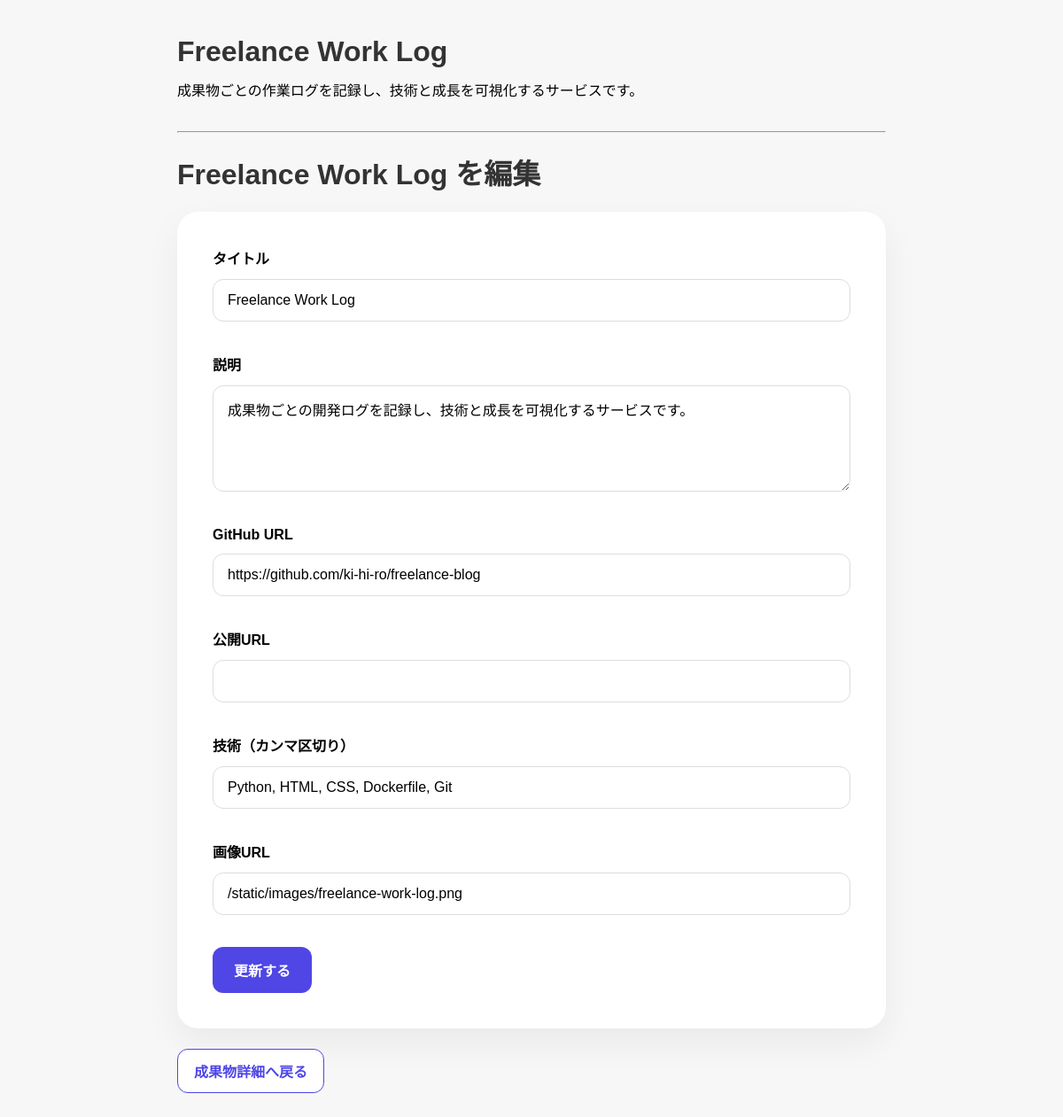
Page /works-page/1/edit on the earlier database version.
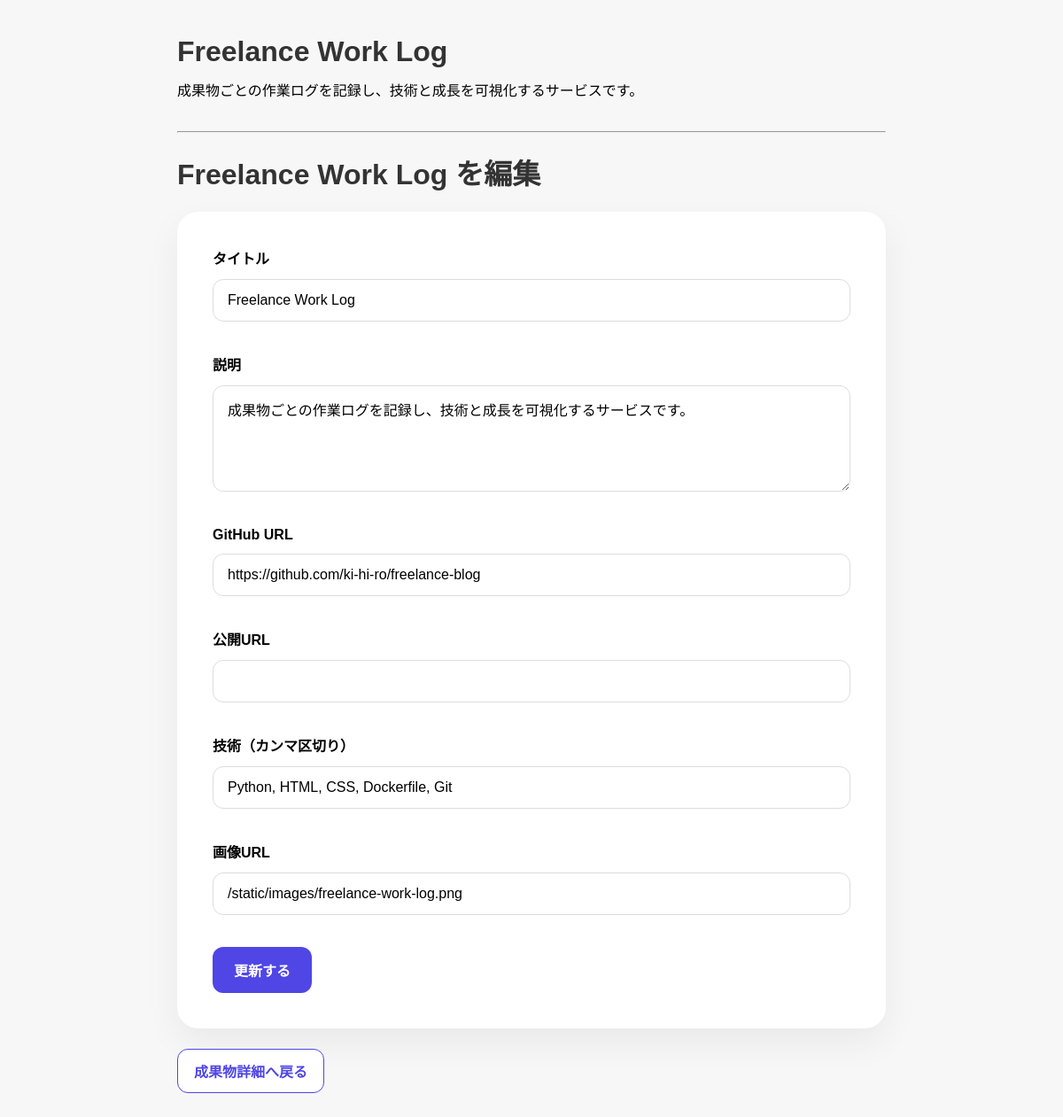
Same page on the later database version.
### app/models.py (models this page shows)
class Work(Base):
    __tablename__ = "works"
    id = Column(Integer, primary_key=True, index=True)
    title = Column(String, nullable=False)
    description = Column(Text, nullable=False)
    github_url = Column(String)
    app_url = Column(String)
    tech_stack = Column(String)
    posts = relationship(
        "Post",
        back_populates="work"
    )
    image_url = Column(String)
    created_at = Column(DateTime, default=datetime.now)

### app/main.py (the view)
@app.get("/works-page/{work_id}/edit")
def edit_work_page(work_id: int, request: Request, db: Session = Depends(get_db)):
    work = db.query(models.Work).filter(models.Work.id == work_id).first()
    return templates.TemplateResponse(
        request,
        "edit_work.html",
        {"work": work}
    )

### app/templates/edit_work.html
{% extends "base.html" %}
{% block content %}
<h1>{{ work.title }} を編集</h1>
<form
  action="/works-page/{{ work.id }}/edit"
  method="post"
  class="form-card"
>
  <div class="form-group">
    <label>タイトル</label>
    <input
      class="form-input"
      type="text"
      name="title"
      value="{{ work.title }}"
    >
  </div>
  <div class="form-group">
    <label>説明</label>
    <textarea
      class="form-textarea"
      name="description"
    >{{ work.description }}</textarea>
  </div>
  <div class="form-group">
    <label>GitHub URL</label>
    <input
      class="form-input"
      type="text"
      name="github_url"
      value="{{ work.github_url }}"
    >
  </div>
  <div class="form-group">
    <label>公開URL</label>
    <input
      class="form-input"
      type="text"
      name="app_url"
      value="{{ work.app_url }}"
    >
  </div>
  <div class="form-group">
    <label>技術（カンマ区切り）</label>
    <input
      class="form-input"
      type="text"
      name="tech_stack"
      value="{{ work.tech_stack }}"
    >
  </div>
  <div class="form-group">
    <label>画像URL</label>
    <input
      class="form-input"
      type="text"
      name="image_url"
      value="{{ work.image_url }}"
    >
  </div>
  <button
    type="submit"
    class="primary-button"
  >
    更新する
  </button>
</form>
<a href="/works-page/{{ work.id }}" class="btn-back">
  成果物詳細へ戻る
</a>
{% endblock %}

Differences in the rows shown:
changed Work "Freelance Work Log": description "成果物ごとの開発ログを記録し、技術と成長を可視化するサービスです。" → "成果物ごとの作業ログを記録し、技術と成長を可視化するサービスです。"
